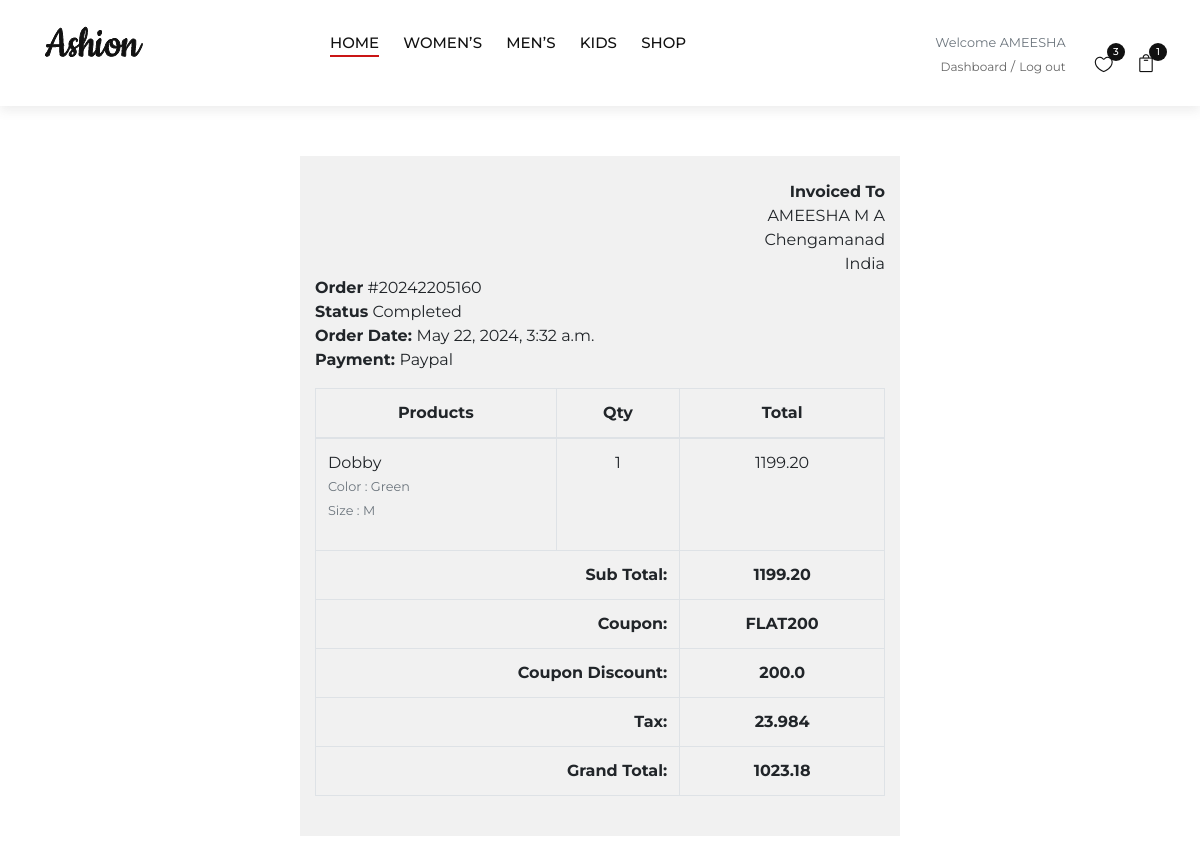
Screenshot of /order_detail/20242205160/ (signed in) with the database file from the repository.
### ecommerceapp/models.py (models this page shows, shortened)
class Account(AbstractBaseUser):
    first_name = models.CharField(max_length=50)
    last_name = models.CharField(max_length=50)
    username = models.CharField(max_length=50, unique=True)
    email = models.EmailField(max_length=100, unique=True)
    phone_number = models.CharField(max_length=50)
    date_joined = models.DateTimeField(auto_now_add=True)
    last_login = models.DateTimeField(auto_now_add=True)
    is_admin = models.BooleanField(default=False)
    is_staff = models.BooleanField(default=False)
    is_active = models.BooleanField(default=False)
    is_superadmin = models.BooleanField(default=False)
    USERNAME_FIELD = 'email'
    REQUIRED_FIELDS = ['username', 'first_name', 'last_name']
    objects = MyAccountManager()

### orders/models.py (models this page shows, shortened)
class Order(models.Model):
    STATUS = (
        ('processing', 'processing'),
        ('Shipped', 'Shipped'),
        ('Completed', 'Completed'),
        ('Cancelled', 'Cancelled' ),
        ('Delivered', 'Delivered'),
        ('Returned', 'Returned'),
    )
    PAYMENT = (
        ('COD', 'COD'),
        ('PayPal', 'Paypal'),
        ('Wallet','Wallet'),
    )
    user = models.ForeignKey(Account, on_delete=models.CASCADE)
    payment = models.ForeignKey(Payment, on_delete=models.SET_NULL, blank=True, null=True)
    coupon = models.CharField(max_length=100, null=True)
    final_total=models.DecimalField(max_digits=10, decimal_places=2, null=True)
    order_number = models.CharField(max_length=100)
    first_name = models.CharField(max_length=50)
    last_name = models.CharField(max_length=50)
    email = models.EmailField(max_length=50)
    street_address = models.CharField(max_length=255, null=True)
    city = models.CharField(max_length=100)
    state = models.CharField(max_length=100)  # Add this line for state field
    country = models.CharField(max_length=100)
    phone_number = models.CharField(max_length=50)
    tax = models.FloatField(null=True)
    order_total = models.DecimalField(max_digits=10, decimal_places=2, null=True)
    status = models.CharField(max_length=10, choices=STATUS, default='New')
    ip = models.CharField(blank=True, max_length=20)
    is_ordered = models.BooleanField(default=False)
    created_at = models.DateTimeField(auto_now_add=True)
    updated_at = models.DateTimeField(auto_now=True)
    def full_name(self):
        return f'{self.first_name} {self.last_name}'

class OrderProduct(models.Model):
    order = models.ForeignKey(Order, on_delete=models.CASCADE)
    payment = models.ForeignKey(Payment, on_delete=models.SET_NULL, blank=True, null=True)
    user = models.ForeignKey(Account, on_delete=models.CASCADE)
    product = models.ForeignKey(Product, on_delete=models.CASCADE)
    variations = models.ManyToManyField(Variation, blank=True)
    quantity = models.IntegerField()
    product_price = models.FloatField()
    ordered = models.BooleanField(default=False)
    created_at = models.DateTimeField(auto_now_add=True)
    updated_at = models.DateTimeField(auto_now=True)

class Coupon(models.Model):
    code = models.CharField(max_length=50, unique=True)
    discount = models.FloatField(validators=[MinValueValidator(0)])
    valid_from = models.DateTimeField()
    valid_to = models.DateTimeField()

### store/models.py (models this page shows, shortened)
class Product(models.Model):
    product_name = models.CharField(max_length=255,blank=True)
    slug = models.SlugField(max_length=200, unique=True,blank=True)
    description = models.TextField(blank=True)
    price = models.IntegerField(validators=[validate_non_negative, MinValueValidator(0)])
    discount = models.DecimalField(max_digits=10, decimal_places=2, default=0, validators=[ MinValueValidator(0), MaxValueValidator(100)])
    stock = models.IntegerField(validators=[MinValueValidator(0)])
    is_available = models.BooleanField(default=True)
    category = models.ForeignKey(category, on_delete=models.CASCADE)
    created_date = models.DateField(auto_now_add = True)
    modified_date = models.DateField(auto_now = True)
    is_active = models.BooleanField(default=True)# Soft delete flag
    class Meta:
        ordering = ['created_date']
    def price_after_discount(self):
        if self.discount > 0 and self.discount <= 50:
            print("Discount product")
            return round(self.price - (self.price * self.discount / 100),2)
        elif self.category.category_discount > 0 and self.category.category_discount <= 50:
            print("Discount category")
            return round(self.price - (self.price * self.category.category_discount / 100),2)
        else:
            print("No discount")
            return self.price

class Variation(models.Model):
    product = models.ForeignKey(Product, on_delete=models.CASCADE)
    variation_category = models.CharField(max_length=200, choices=variation_category_choice)
    variation_value = models.CharField(max_length=100)
    is_active = models.BooleanField(default= True)
    created_at = models.DateTimeField(auto_now=True)
    objects = VariationManager()

### ecommerceapp/views.py (the view)
# urls.py: path('order_detail/<int:order_id>/', views.order_detail, name='order_detail'),
@login_required(login_url='loginn')
def order_detail(request, order_id):
    order_detail = OrderProduct.objects.filter(order__order_number = order_id)
    order = Order.objects.get(order_number = order_id)
    subtotal = 0
    for i in order_detail:
        product = Product.objects.get(id=i.product_id)  # Retrieve the product
        subtotal += product.price_after_discount() * i.quantity  # Calculate subtotal using price_after_discount
    payment_method = order.payment.payment_method if order.payment else None
    coupon_discount = 0
    if order.coupon:
        try:
            coupon = Coupon.objects.get(code=order.coupon)
            if coupon.valid_from <= order.created_at <= coupon.valid_to:
                coupon_discount = coupon.discount
        except Coupon.DoesNotExist:
            pass
    context = {
        'order_detail' : order_detail,
        'order' : order,
        'subtotal' : subtotal,
        'payment': order.payment,
        'payment_method': payment_method,
        'coupon_discount': coupon_discount,  # Pass coupon discount to the context
    }
    return render(request, 'ecommerceapp/order_detail.html', context)

### templates/ecommerceapp/order_detail.html (shortened to what this page needs)
{% extends 'base.html' %}
{% load static %}
{% block content %}
<div class="pb-5">
<div class="container manpb"
    style="margin: 0 auto; width: 50%;  background: #f1f1f1; margin-top: 50px; ">
    <div class="row invoice row-printable ">
        <div class="col-md-12">
            <div class="panel panel-default plain" id="dash_0">
                <div class="panel-body p30">
                    <div class="row">
                        <div class="col-lg-6">
                            <div class="invoice-logo"><img src="{% static 'images/hmlogo.png' %}" alt=""
                                    style="max-height: 40px;"></div>
                        </div>
                        <div class="col-lg-6 pt-4">
                            <div class="invoice-from">
                                <ul class="list-unstyled text-right">
                                    <li><strong>Invoiced To</strong></li>
                                    <li>{{ order.full_name }}</li>
                                    <li>{{ order.city }}</li>
                                    <li>{{ order.country }}</li>
                                </ul>
                            </div>
                        </div>
                        <div class="col-lg-12">
                            <div class="invoice-details mt25 pb-3">
                                <div class="well">
                                    <ul class="list-unstyled mb0">
                                        <li><strong>Order</strong> #{{ order.order_number }}</li>
                                        <li><strong>Status</strong> {{ order.status }}</li>
                                        <li><strong>Order Date: </strong>{{ order.created_at }}</li>
                                        {% if payment.payment_method == 'PayPal' %}
                                        <li><strong>Payment: </strong>Paypal</li>
                                        {% elif payment.payment_method == 'Wallet' %}
                                        <li><strong>Payment: </strong>Wallet</li>
                                        {% else %}
                                        <li><strong>Payment: </strong>COD</li>
                                        {% endif %}
                                    </ul>
                                </div>
                            </div>
                            <div class="invoice_items pb-4">
                                <div class="table-responsive" style="overflow: hidden; outline: none;" tabindex="0">
                                    <table class="table table-bordered">
                                        <thead>
                                            <tr>
                                                <th class="per70 text-center">Products</th>
                                                <th class="per5 text-center">Qty</th>
                                                <th class="per25 text-center">Total</th>
                                            </tr>
                                        </thead>
                                        <tbody>
                                            {% for item in order_detail %}
                                            <tr>
                                                <td>{{item.product.product_name}}
                                                    <p class="text-muted small">
                                                        {% if item.variations.all %}
                                                        {% for i in item.variations.all %}
                                                        {{ i.variation_category | capfirst }} : {{ i.variation_value | capfirst }}<br>
                                                        {% endfor %}
                                                        {% endif %}
                                                    </p>
                                                </td>
                                                <td class="text-center">{{ item.quantity }}</td>
                                                <td class="text-center"> {{ item.product.price_after_discount }}</td>
                                            </tr>
                                            {% endfor %}
                                        </tbody>
                                        <tfoot>
                                            <tr>
                                                <th colspan="2" class="text-right">Sub Total:</th>
                                                <th class="text-center">{{subtotal}}</th>
                                            </tr>
                                            <tr>
                                                <th colspan="2" class="text-right">Coupon:</th>
                                                <th class="text-center">{{order.coupon}}</th>
                                            </tr>
                                            <tr>
                                                <th colspan="2" class="text-right">Coupon Discount:</th>
                                                <th class="text-center">{{coupon_discount}}
                                            </th>
                                            </tr>
                                            <tr>
                                                <th colspan="2" class="text-right">Tax:</th>
                                                <th class="text-center">{{order.tax}}</th>
                                            </tr>
                                            <tr>
                                                <th colspan="2" class="text-right">Grand Total:</th>
                                                <th class="text-center">{{order.final_total}}</th>
                                            </tr>
                                        </tfoot>
                                    </table>
                                </div>
                            </div>
                        </div>
                    </div>
                </div>
            </div>
        </div>
    </div>
</div>
</div>
{% endblock content %}

### templates/base.html (shortened to what this page needs)
{% load static %}
<!DOCTYPE html>
<html lang="zxx">
<head>
    <link rel="stylesheet" href="{% static 'css/bootstrap.min.css' %}" type="text/css">
    <link rel="stylesheet" href="{% static 'css/font-awesome.min.css' %}" type="text/css">
    <link rel="stylesheet" href="{% static 'css/elegant-icons.css' %}" type="text/css">
    <link rel="stylesheet" href="{% static 'css/jquery-ui.min.css' %}" type="text/css">
    <link rel="stylesheet" href="{% static 'css/magnific-popup.css' %}" type="text/css">
    <link rel="stylesheet" href="{% static 'css/owl.carousel.min.css' %}" type="text/css">
    <link rel="stylesheet" href="{% static 'css/slicknav.min.css' %}" type="text/css">
    <link rel="stylesheet" href="{% static 'css/style.css' %}" type="text/css">
    <link href="{% static 'css/custom.css' %}" rel="stylesheet" type="text/css"/>
<link rel="stylesheet" href="https://cdnjs.cloudflare.com/ajax/libs/font-awesome/4.7.0/css/font-awesome.min.css">
</head>
<body>
    <header class="header">
        <div class="container-fluid">
            <div class="row">
                <div class="col-xl-3 col-lg-2">
                    <div class="header__logo">
                        <a href="{% url 'index' %}"><img src="{%static 'img/logo.png' %}" alt=""></a>
                    </div>
                </div>
                <div class="col-xl-6 col-lg-7">
                    <nav class="header__menu">
                        <ul>
                            <li class="active"><a href="{% url 'index' %}">Home</a></li>
                            <li><a href="{% url 'store' %}">Women’s</a></li>
                            <li><a href="{% url 'store' %}">Men’s</a></li>
                            <li><a href="{% url 'store' %}">Kids</a></li>
                            <li><a href="{% url 'store' %}">Shop</a>
                            </li>
                        </ul>
                    </nav>
                </div>
                <div class="col-lg-3">
                    <div class="header__right">
                        <div class="header__right__auth">
                            {% if user.id is None %}
						<div class="widget-header">
							<small class="title text-muted">Welcome guest!</small>
							<div>
								<a href="{% url 'loginn' %}">Sign in</a> <span class="dark-transp"> </span>
								<a href="{% url 'register' %}"> Register</a>
							</div>
						</div>
						{% else %}
								<div class="widget-header">
								<small class="title text-muted">Welcome {{user.first_name}}</small>
								<div>
								<a href="{% url 'dashboard' %}">Dashboard</a>
								<a href="{% url 'logout' %}"> Log out</a>
							</div>
							</div>
						{% endif %}
                        </div>
                        <ul class="header__right__widget">
                            <li><a href="{% url 'wishlist' %}"><span class="icon_heart_alt"></span>
                                <div class="tip">{{ wishlist_count }}</div>
                            </a></li>
                            <li><a href="{% url 'cart' %}"><span class="icon_bag_alt"></span>
                                <div class="tip">{{ cart_count }}</div>
                            </a></li>
                        </ul>
                    </div>
                </div>
            </div>
        </div>
    </header>
</body>
</html>
    {% block content %}
    {% endblock content %}

### rows the page displays
Account: first_name "AMEESHA"
Order: full_name "AMEESHA M A", city "Chengamanad", country "India", order_number "20242205160", status "Completed", created_at "May 22, 2024, 3:32 a.m.", coupon "FLAT200", tax "23.984", final_total "1023.18"
OrderProduct: product.product_name "Dobby", quantity "1", product.price_after_discount "1199.20"
Variation: variation_category "Color", variation_value "Green"
Variation: variation_category "Size", variation_value "M"
Coupon: discount "200.0"

### other values shown
{{ wishlist_count }} "3"
{{ cart_count }} "1"
{{ subtotal }} "1199.20"
